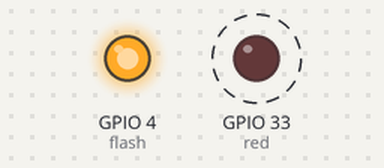
The program below on a simulated ESP32 board running MicroPython. On the bench: output pins drawn as LEDs (lit = HIGH). Dashed ring = blinking. What the program prints to the serial console is not drawn.

Above: at 0.65 s.
At 6.15 s:
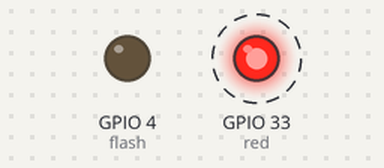
Timing chart, 0 to 7.0 s (numbered marks = the images above):
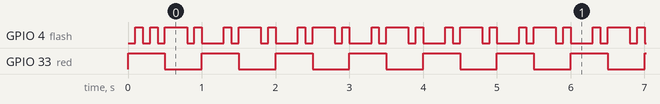

The program:

c4d_isr_flags_slow.py
```python
from machine import Pin, Timer
import time

flash = Pin(4, Pin.OUT, value=0)
red = Pin(33, Pin.OUT, value=1)

# 인터럽트가 세우는 깃발: 시간 단위마다 하나씩
flag_10ms = False
flag_100ms = False
flag_500ms = False
flag_1000ms = False

isr_cnt = 0  # 인터럽트가 세는 ms (메인은 건드리지 않는다)

def timer_isr(t):
    global isr_cnt, flag_10ms, flag_100ms, flag_500ms, flag_1000ms
    isr_cnt += 1
    if isr_cnt % 10 == 0:
        flag_10ms = True
    if isr_cnt % 100 == 0:
        flag_100ms = True
    if isr_cnt % 500 == 0:
        flag_500ms = True
    if isr_cnt >= 1000:
        flag_1000ms = True
        isr_cnt = 0
    # 깃발만 세우고 바로 빠져나간다

def task_10ms():
    pass

def task_100ms():
    flash.value(flash.value() ^ 1)

def task_500ms():
    red.value(red.value() ^ 1)
    time.sleep_ms(300)  # 이 일이 300ms 걸린다고 가정 (D9 c2c 와 같은 상황)

last = time.ticks_ms()

def task_1000ms():
    global last
    now = time.ticks_ms()
    print("1초 간격 측정:", time.ticks_diff(now, last), "ms")
    last = now

tmr = Timer(0)
tmr.init(period=1, mode=Timer.PERIODIC, callback=timer_isr)

try:
    while True:
        # 메인은 깃발이 서 있는지만 본다. 내리고 나서 일을 한다
        if flag_10ms:
            flag_10ms = False
            task_10ms()
        if flag_100ms:
            flag_100ms = False
            task_100ms()
        if flag_500ms:
            flag_500ms = False
            task_500ms()
        if flag_1000ms:
            flag_1000ms = False
            task_1000ms()
except KeyboardInterrupt:
    tmr.deinit()
    flash.value(0)
    red.value(1)
    print("타이머 정지")
```

Measured:
- by itself, GPIO 4 (flash): moves between LOW and HIGH, repeating every 5.4 s
- by itself, GPIO 33 (red): alternates HIGH for 0.50 s and LOW for 0.50 s
- by itself, everything shown: repeats every 7.0 s, in 42 steps
